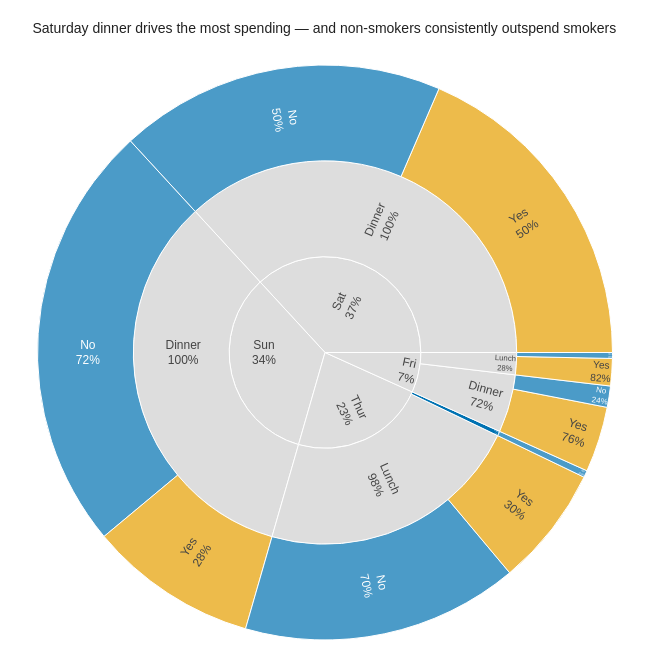

The notebook cell this image was saved under:
### Markdown cell above
## Task 2 — Sunburst: tipping behaviour by day and meal time

**What to build:** A sunburst chart using the built-in `tips` dataset showing how **total bill amount** is distributed across day → time → smoker status.

**Requirements:**
- Load tips with `px.data.tips()`
- Aggregate **total bill** (sum of `total_bill`) per group — not count
- Hierarchy: `path=['day', 'time', 'smoker']`
- Colour encodes smoker status with a CVD-safe blue/orange palette
- Grey out parent nodes (day and time level)
- Use `percent parent` for text labels
- Insight title describing where the most spending happens

> 💡 `tips.groupby(['day', 'time', 'smoker'])['total_bill'].sum().reset_index()`

### Code cell
# Task 2
# YOUR CODE HERE

# Task 2: Sunburst — Tipping Behaviour by Day and Meal Time
# ----------------------------------------------------------

# Step 1: Load the built-in tips dataset
tips = px.data.tips()
print(tips.info())
print(tips.head())

# Step 2: Aggregate total_bill (SUM) per day / time / smoker group
df_sun = (
    tips.groupby(['day', 'time', 'smoker'])['total_bill']
    .sum()
    .reset_index()
    .rename(columns={'total_bill': 'Total_Bill'})
)

# Inspect — Saturday Dinner should be the dominant node
print(df_sun.sort_values('Total_Bill', ascending=False))


# Step 3: CVD-safe colour palette for smoker status
# 'Yes' (smoker) → orange  (Wong palette: #E69F00)
# 'No'  (non-smoker) → blue (Wong palette: #0072B2)
# Both are distinguishable under deuteranopia and protanopia

smoker_color_map = {
    'Yes': '#E69F00',   # orange — smoker
    'No':  '#0072B2',   # blue   — non-smoker
}

# ── Step 4: Plotly Express base chart ─────────────────────────────────────────
fig = px.sunburst(
    df_sun,
    path=['day', 'time', 'smoker'],
    values='Total_Bill',
    color='smoker',
    color_discrete_map=smoker_color_map,
    labels={'Total_Bill': 'Total Bill ($)', 'smoker': 'Smoker?'},
    height=650, width=650
)

# ── Step 5: Customise traces ──────────────────────────────────────────────────
fig.update_traces(
    # percent parent: each slice shows its share of its immediate parent
    textinfo='label+percent parent',
    insidetextorientation='radial',
    hovertemplate=(
        '<b>%{label}</b><br>'
        'Total Bill: $%{value:,.2f}<br>'
        '%{percentParent:.0%} of %{parent}'
        '<extra></extra>'
    ),
)

# Grey out parent nodes (day level and time level)
leaf_colors = set(smoker_color_map.values())
fig.data[0].marker.colors = [
    c if c in leaf_colors else '#DDDDDD'
    for c in fig.data[0].marker.colors
]

# ── Step 6: Layout ────────────────────────────────────────────────────────────
fig.update_layout(
    title=dict(
        text=(
            'Saturday dinner drives the most spending — '
            'and non-smokers consistently outspend smokers'
        ),
        font=dict(family='Arial', size=14, color='#222222')
    ),
    font=dict(family='Arial', size=12),
    margin=dict(l=10, r=10, t=65, b=10),
    paper_bgcolor='white',
)

fig.show()

### Figure 1 — Plotly figure (JSON) as saved in the notebook; plotly's stock layout.template omitted (floating-point values rounded to 4 significant figures)
{"data": [{"branchvalues": "total", "customdata": [["(?)"], ["(?)"], ["(?)"], ["(?)"], ["(?)"], ["(?)"], ["(?)"], ["(?)"], ["(?)"], ["No"], ["No"], ["No"], ["No"], ["No"], ["No"], ["No"], ["Yes"], ["Yes"], ["Yes"], ["Yes"], ["Yes"]], "domain": {"x": [0, 1], "y": [0, 1]}, "hovertemplate": "<b>%{label}</b><br>Total Bill: $%{value:,.2f}<br>%{percentParent:.0%} of %{parent}<extra></extra>", "ids": ["Thur", "Sat", "Fri", "Thur/Lunch", "Sun/Dinner", "Sat/Dinner", "Fri/Lunch", "Fri/Dinner", "Sun", "Thur/Dinner", "Fri/Dinner/No", "Thur/Dinner/No", "Sun/Dinner/No", "Sat/Dinner/No", "Fri/Lunch/No", "Thur/Lunch/No", "Sun/Dinner/Yes", "Sat/Dinner/Yes", "Fri/Lunch/Yes", "Fri/Dinner/Yes", "Thur/Lunch/Yes"], "insidetextorientation": "radial", "labels": ["Thur", "Sat", "Fri", "Lunch", "Dinner", "Dinner", "Lunch", "Dinner", "Sun", "Dinner", "No", "No", "No", "No", "No", "No", "Yes", "Yes", "Yes", "Yes", "Yes"], "marker": {"colors": ["#DDDDDD", "#DDDDDD", "#DDDDDD", "#DDDDDD", "#DDDDDD", "#DDDDDD", "#DDDDDD", "#DDDDDD", "#DDDDDD", "#0072B2", "#0072B2", "#0072B2", "#0072B2", "#0072B2", "#0072B2", "#0072B2", "#E69F00", "#E69F00", "#E69F00", "#E69F00", "#E69F00"]}, "name": "", "parents": ["", "", "", "Thur", "Sun", "Sat", "Fri", "Fri", "", "Thur", "Fri/Dinner", "Thur/Dinner", "Sun/Dinner", "Sat/Dinner", "Fri/Lunch", "Thur/Lunch", "Sun/Dinner", "Sat/Dinner", "Fri/Lunch", "Fri/Dinner", "Thur/Lunch"], "textinfo": "label+percent parent", "type": "sunburst", "values": [1096.0, 1778.0, 325.9, 1078.0, 1627.0, 1778.0, 89.92, 236.0, 1627.0, 18.78, 57.7, 18.78, 1169.0, 884.8, 15.98, 751.3, 458.3, 893.6, 73.94, 178.3, 326.2]}], "layout": {"font": {"family": "Arial", "size": 12}, "height": 650, "legend": {"tracegroupgap": 0}, "margin": {"b": 10, "l": 10, "r": 10, "t": 65}, "paper_bgcolor": "white", "title": {"font": {"color": "#222222", "family": "Arial", "size": 14}, "text": "Saturday dinner drives the most spending — and non-smokers consistently outspend smokers"}, "width": 650}}
